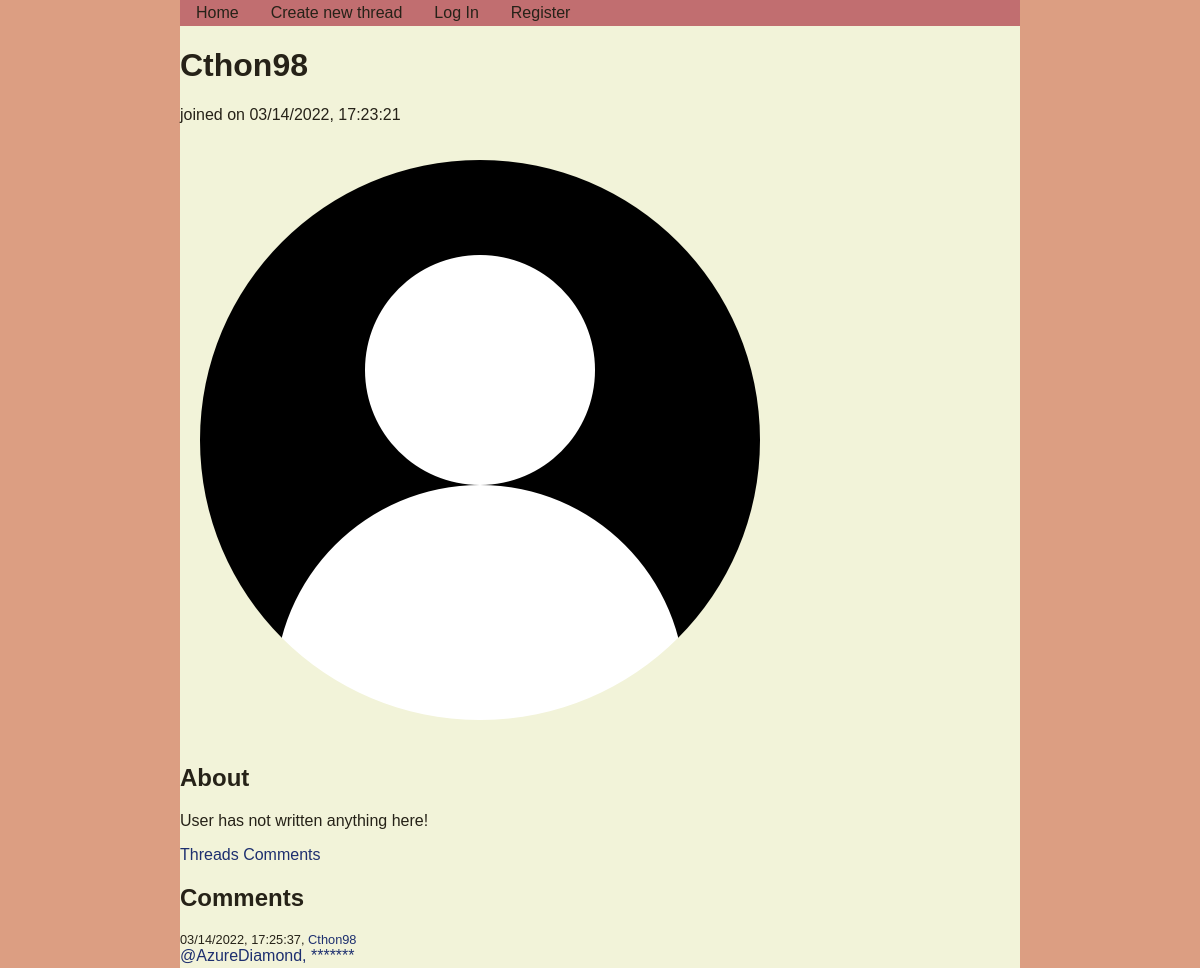
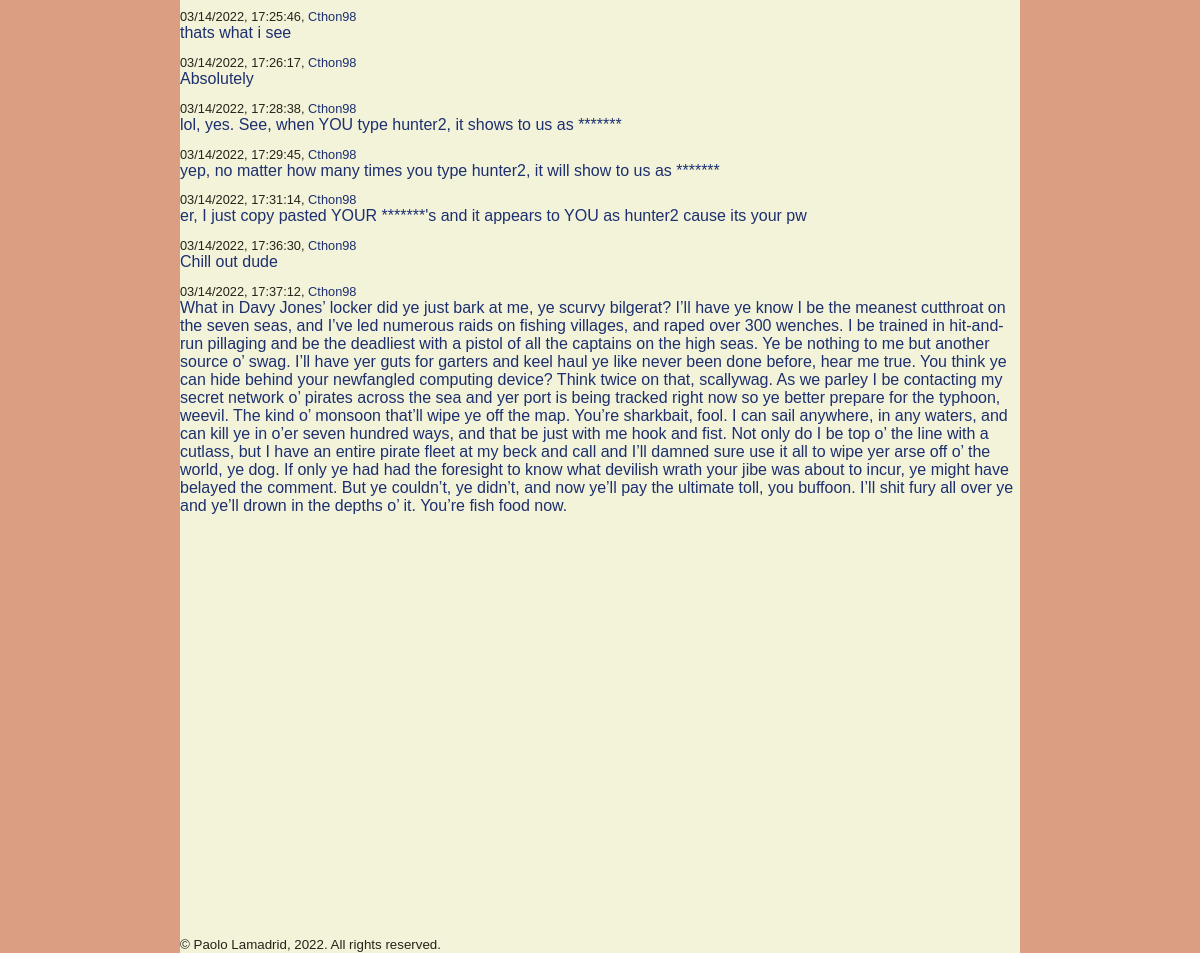
/user/Cthon98/comments, run on the app's committed database (2 pictures, top to bottom).
### tables this page shows
CREATE TABLE users
(
    username TEXT PRIMARY KEY,
    password_hash TEXT NOT NULL,
    is_admin INTEGER FALSE,
    date_created TEXT NOT NULL,
    about TEXT DEFAULT "",
    profile_image TEXT DEFAULT ""
);

CREATE TABLE comments
(
    comment_id INTEGER PRIMARY KEY AUTOINCREMENT,
    thread_id INTEGER NOT NULL,
    username TEXT NOT NULL,
    date_created TEXT NOT NULL,
    body TEXT NOT NULL
);

### app.py (the view)
@app.route("/user/<username>/comments")
def user_comments(username):
    db = get_db()
    user_info = db.execute("""
        SELECT username, date_created, about, profile_image FROM users
        WHERE username = ?;
    """, (username,)).fetchone()
    comments = db.execute("""
        SELECT * FROM comments
        WHERE username = ?;
    """, (username,))
    return render_template("user_comments.html", user_info=user_info, comments=comments)

### app.py (called while the page is built)
@app.before_request
def load_logged_in_user():
    g.user = session.get("username", None)
    g.is_admin = session.get("is_admin", False)

### database.py (called while the page is built)
def get_db():
    if "db" not in g:
        g.db = sqlite3.connect(DATABASE,
            detect_types=sqlite3.PARSE_DECLTYPES
        )
        g.db.row_factory = sqlite3.Row
    return g.db

### templates/user_comments.html
{% extends 'user_profile.html' %}
{% block user_comments %}
<h2>Comments</h2>
{% for comment in comments %}
    <p class="comment_info">{{ comment["date_created"] }}, <a href="{{ url_for('user_profile', username=comment['username']) }}">{{ comment["username"] }}</a></p>
    <p class="comment_body"><a href="{{ url_for('thread', thread_id=comment['thread_id']) }}">{{ comment["body"] }}</a></p>
{% endfor %}
{% endblock %}

### templates/user_profile.html (shortened to what this page needs)
{% extends 'base.html' %}
{% block main_content %}
<h1>{{ user_info["username"] }}</h1>
<p>joined on {{ user_info["date_created"] }}</p>
{% if user_info["profile_image"] %}
<img src="{{ url_for('static', filename='uploads/' + user_info['profile_image']) }}" alt="profile image" />
{% else %}
<img src="{{ url_for('static', filename='default.png') }}" alt="profile image" />
{% endif %}
<h2>About</h2>
{% if user_info["about"] %}
<p>{{ user_info["about"] }}</p>
{% else %}
<p>User has not written anything here!</p>
{% endif %}
<a href="{{ url_for('user_threads', username=user_info['username']) }}">Threads</a>
<a href="{{ url_for('user_comments', username=user_info['username']) }}">Comments</a>
{% block user_comments %}
{% endblock %}
{% endblock %}

### static/styles.css (style rules this page uses)
:root { font-size: 16px; --bgcolor: #DC9E82; --txtcolor: #262218; --bodycolor: #F2F3D9; --linkcolor: #1D2F6F; --warningcolor: #C1292E; --accentcolor: #C16E70; background-color: var(--bgcolor); }
body { background-color: var(--bodycolor); color: var(--txtcolor); font-family: 'Montserrat', Arial, sans-serif; font-size: 1rem; width: 70%; margin: auto auto; }
a { text-decoration: none; color: var(--linkcolor); }
.comment_info { font-size: 0.8rem; margin-bottom: 0; }
.comment_body { margin-top: 0; margin-bottom: 0; }

### data on the page
users: username "Cthon98", date_created "03/14/2022, 17:23:21"
comments: date_created "03/14/2022, 17:25:37", username "Cthon98", body "@AzureDiamond, *******"
comments: date_created "03/14/2022, 17:25:46", username "Cthon98", body "thats what i see"
comments: date_created "03/14/2022, 17:26:17", username "Cthon98", body "Absolutely"
comments: date_created "03/14/2022, 17:28:38", username "Cthon98", body "lol, yes. See, when YOU type hunter2, it shows to us as *******"
comments: date_created "03/14/2022, 17:29:45", username "Cthon98", body "yep, no matter how many times you type hunter2, it will show to us as *******"
comments: date_created "03/14/2022, 17:31:14", username "Cthon98", body "er, I just copy pasted YOUR *******'s and it appears to YOU as hunter2 cause its your pw"
comments: date_created "03/14/2022, 17:36:30", username "Cthon98", body "Chill out dude"
comments: date_created "03/14/2022, 17:37:12", username "Cthon98", body "What in Davy Jones’ locker did ye just bark at me, ye scurvy bilgerat? I’ll have ye know I be the meanest cutthroat on the seven seas, and I’ve led numerous raids on fishing villages, and raped over 300 wenches. I be trained in hit-and-run pillaging and be the deadliest with a pistol of all the captains on the high seas. Ye be nothing to me but another source o’ swag. I’ll have yer guts for garters and keel haul ye like never been done before, hear me true. You think ye can hide behind your newfangled computing device? Think twice on that, scallywag. As we parley I be contacting my secret network o’ pirates across the sea and yer port is being tracked right now so ye better prepare for the…"
